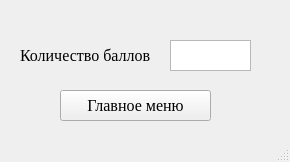
<?xml version="1.0" encoding="UTF-8"?>
<ui version="4.0">
 <class>ResultOption</class>
 <widget class="QMainWindow" name="ResultOption">
  <property name="geometry">
   <rect>
    <x>0</x>
    <y>0</y>
    <width>290</width>
    <height>162</height>
   </rect>
  </property>
  <property name="font">
   <font>
    <family>Times New Roman</family>
    <pointsize>12</pointsize>
   </font>
  </property>
  <property name="windowTitle">
   <string>MainWindow</string>
  </property>
  <widget class="QWidget" name="centralwidget">
   <widget class="QPushButton" name="pushButton">
    <property name="geometry">
     <rect>
      <x>60</x>
      <y>90</y>
      <width>151</width>
      <height>31</height>
     </rect>
    </property>
    <property name="text">
     <string>Главное меню</string>
    </property>
   </widget>
   <widget class="QLabel" name="label">
    <property name="geometry">
     <rect>
      <x>20</x>
      <y>40</y>
      <width>141</width>
      <height>31</height>
     </rect>
    </property>
    <property name="text">
     <string>Количество баллов</string>
    </property>
   </widget>
   <widget class="QTextEdit" name="textEdit">
    <property name="geometry">
     <rect>
      <x>170</x>
      <y>40</y>
      <width>81</width>
      <height>31</height>
     </rect>
    </property>
    <property name="readOnly">
     <bool>true</bool>
    </property>
   </widget>
  </widget>
  <widget class="QMenuBar" name="menubar">
   <property name="geometry">
    <rect>
     <x>0</x>
     <y>0</y>
     <width>290</width>
     <height>25</height>
    </rect>
   </property>
  </widget>
  <widget class="QStatusBar" name="statusbar"/>
 </widget>
 <resources/>
 <connections/>
</ui>
